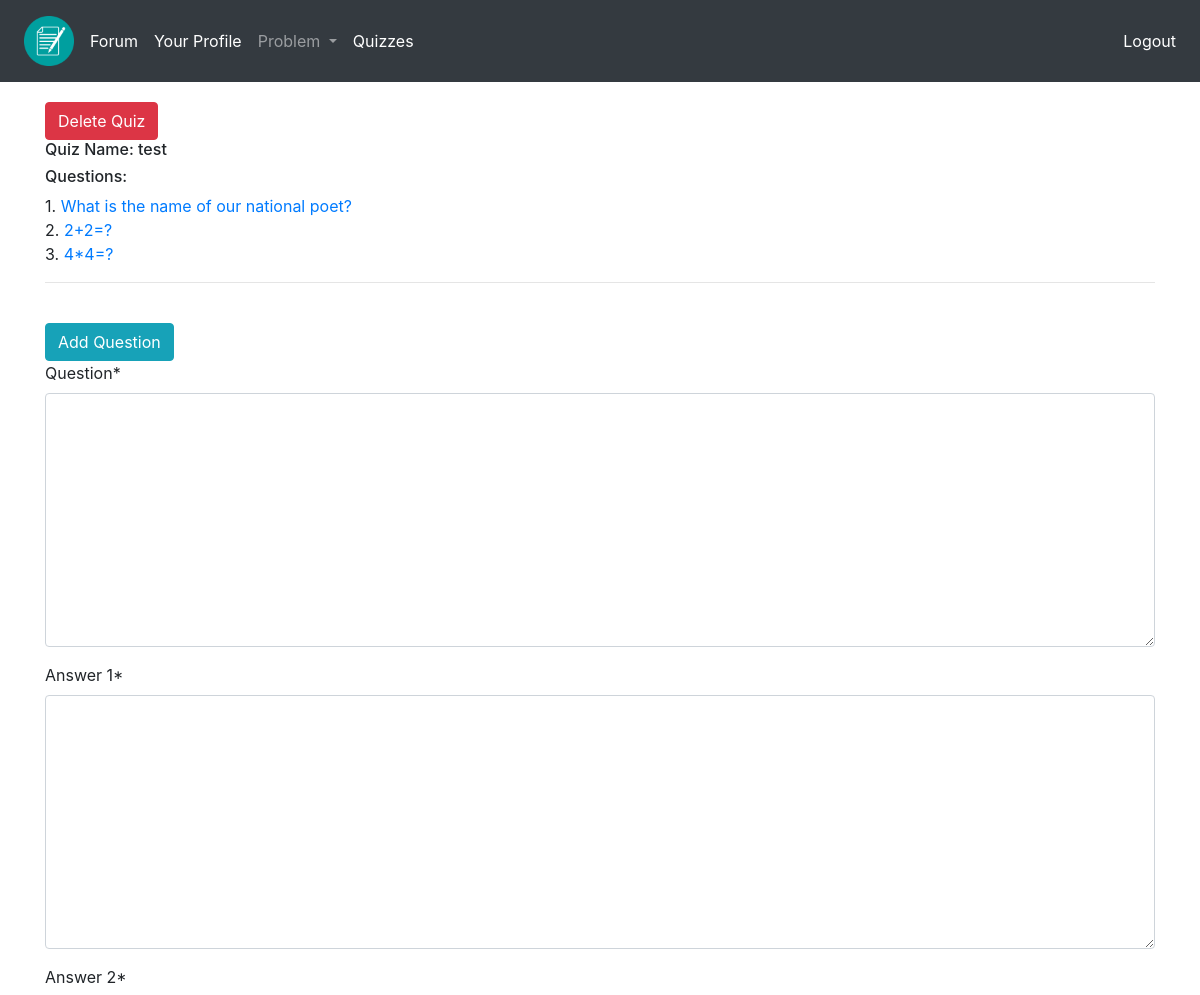
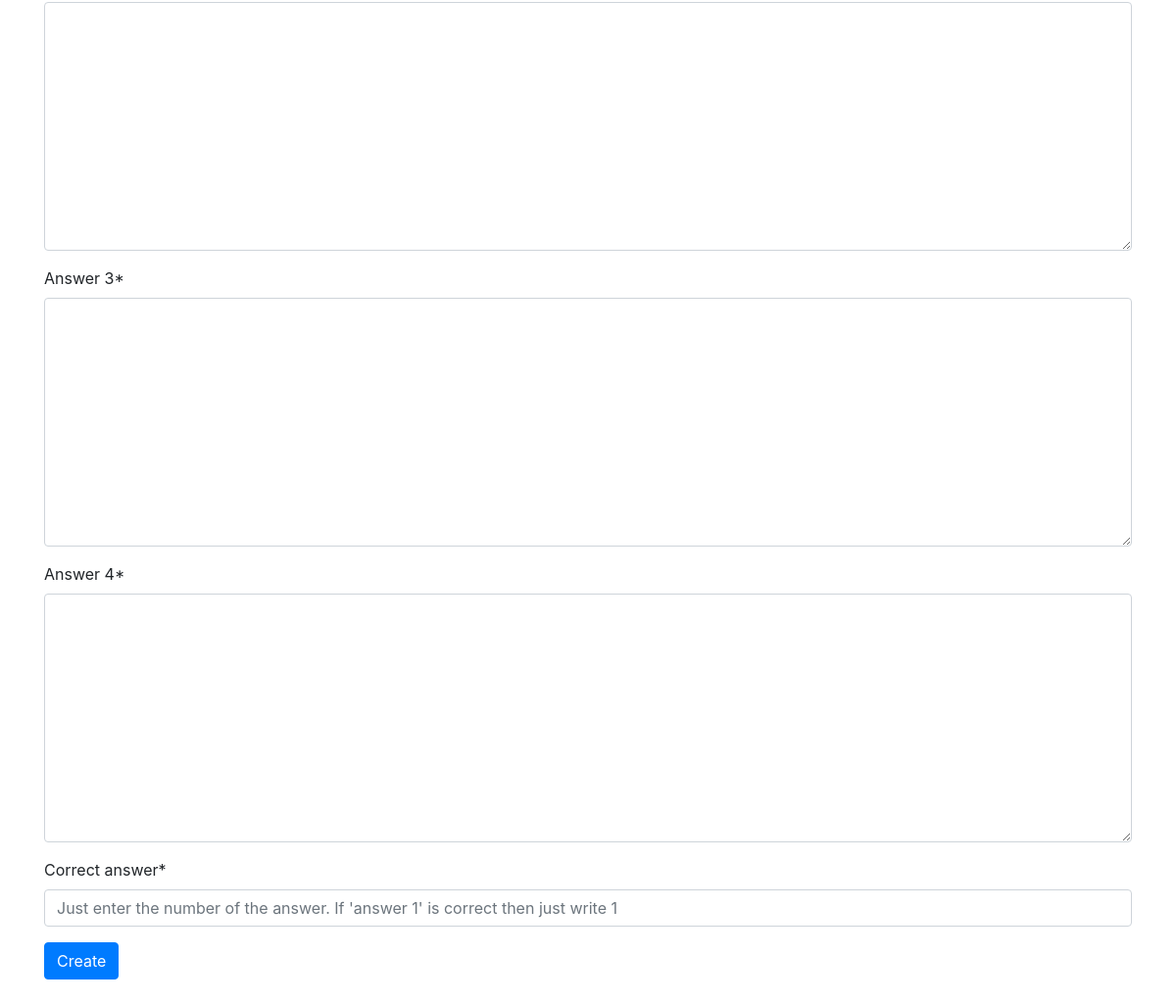
The app's page /quiz/details/1 (signed in) with its own data (2 pictures, top to bottom).
### Quiz/models.py (models this page shows, shortened)
class QuizName(models.Model):
    author = models.ForeignKey(
        User, on_delete=models.CASCADE, related_name='quiz_creator')
    quizname = models.CharField(
        max_length=264)
    publish_date = models.DateTimeField(auto_now_add=True)
    update_date = models.DateTimeField(auto_now=True)
    class Meta:
        ordering = ('-publish_date',)
    def __str__(self):
        return self.quizname

class Question(models.Model):
    quiz = models.ForeignKey(
        QuizName, on_delete=models.CASCADE, related_name='quiz_name')
    question = models.TextField()
    answer_1 = models.TextField()
    answer_2 = models.TextField()
    answer_3 = models.TextField()
    answer_4 = models.TextField()
    correct_answer = models.IntegerField(default=1,
                                         validators=[MaxValueValidator(4), MinValueValidator(1)])

### Quiz/views.py (the view, shortened to what this page needs)
# urls.py: path('details/<pk>', views.quiz_details, name='quiz_details'),
@login_required
def quiz_details(request, pk):
    quiz_name = QuizName.objects.get(pk=pk)
    form = QuizQuestion()
    return render(request, 'Quiz/Quiz_details.html', context={'quiz_name': quiz_name, 'form': form})

### Quiz/forms.py
class QuizQuestion(forms.ModelForm):
    class Meta:
        model = Question
        exclude = ('quiz',)
    correct_answer = forms.CharField(
        widget=forms.TextInput(
            attrs={
                'placeholder': "Just enter the number of the answer. If 'answer 1' is correct then just write 1 "}
        )
    )

### templates/Quiz/Quiz_details.html
{% extends 'base.html' %} {% load crispy_forms_tags %} {% block title_block %} Quiz Details {% endblock %} {% block body_block %}
<a href="{% url 'Quiz:delete_quiz' pk=quiz_name.pk %}" class="btn btn-danger btn-md" onclick="return confirm('Delete This Quiz?')">Delete Quiz</a>
<h6>Quiz Name: {{quiz_name}}</h6>
<h6>Questions:</h6>
{% for quiz_obj in quiz_name.quiz_name.all %} {{ forloop.counter }}. <a href="{% url 'Quiz:edit_question' pk=quiz_obj.pk %}">{{quiz_obj.question}}</a>
<br> {% endfor %}
<hr>
<br>
<a href="" class="btn btn-info btn-md">Add Question</a>
<form method="POST">
    {{form|crispy }} {% csrf_token %}
    <button type="submit" class="btn btn-primary btn-md">Create</button>
</form>
<br> {% endblock %}

### records on screen
QuizName: quizname "test"
Question: question "What is the name of our national poet?"
Question: question "2+2=?"
Question: question "4*4=?"
